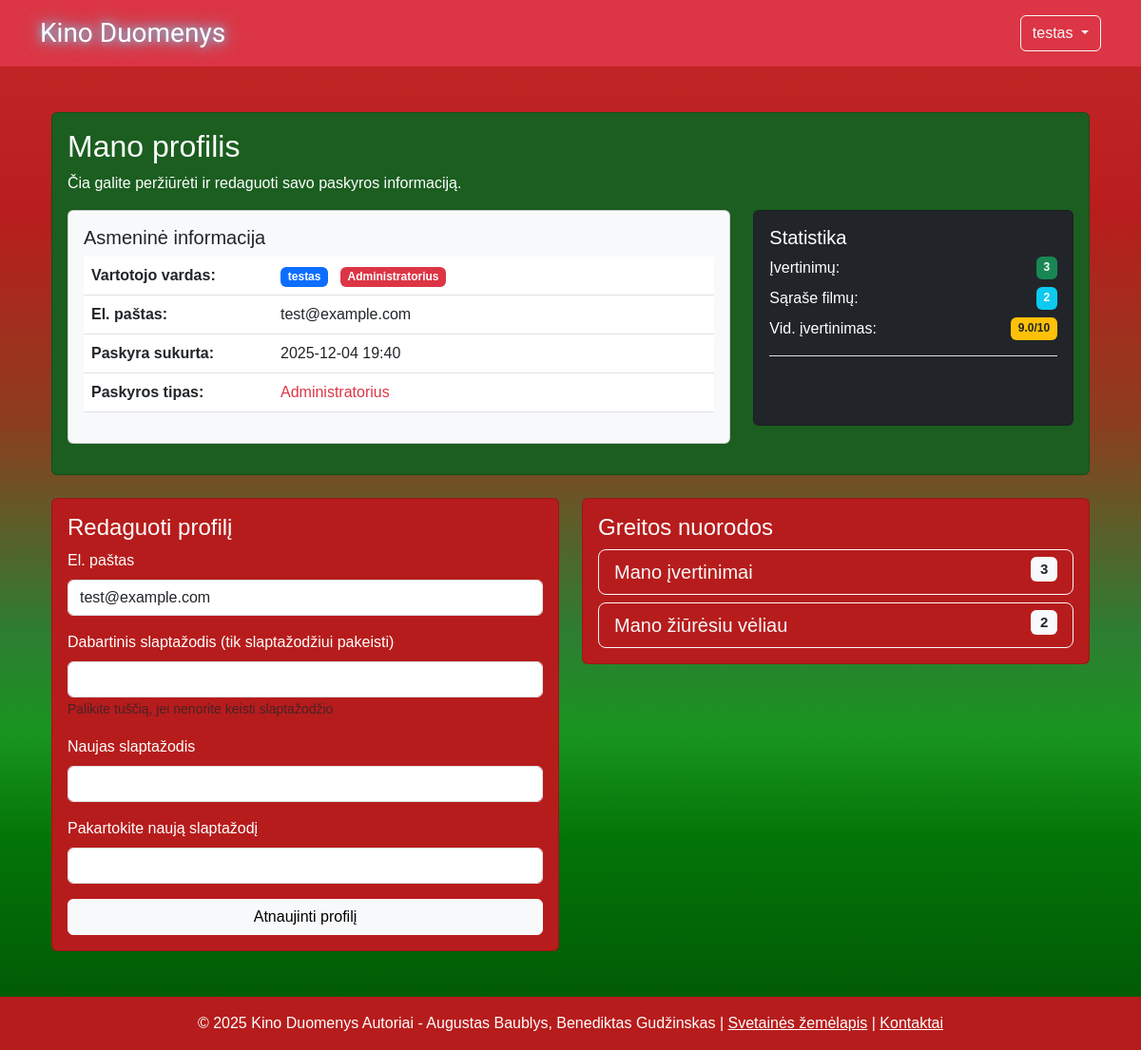
The app's page /profile.php (signed in) with its own data.
### tables this page shows
CREATE TABLE users (
    id INT PRIMARY KEY AUTO_INCREMENT,
    username VARCHAR(50) UNIQUE NOT NULL,
    email VARCHAR(100) UNIQUE NOT NULL,
    password_hash VARCHAR(255) NOT NULL,
    created_at TIMESTAMP DEFAULT CURRENT_TIMESTAMP,
    is_admin BOOLEAN DEFAULT FALSE
);

### includes/config.php (called while the page is built, shortened)
<?php
function getDBConnection() {
    $conn = new mysqli(DB_HOST, DB_USER, DB_PASS, DB_NAME);
    $conn->set_charset("utf8");
    return $conn;
}
?>

### php/Database.php (called while the page is built, shortened)
<?php
class Database {
    private $conn;
    public function __construct() {
        require_once 'includes/config.php';
        $this->conn = getDBConnection();
    }
    public function query($sql, $params = []) {
        $stmt = $this->conn->prepare($sql);
        if (!empty($params)) {
            $types = '';
            foreach ($params as $param) {
                if (is_int($param)) {
                    $types .= 'i';
                } elseif (is_float($param)) {
                    $types .= 'd';
                } elseif (is_string($param)) {
                    $types .= 's';
                } else {
                    $types .= 's';
                }
            }
            $stmt->bind_param($types, ...$params);
        }
        if ($stmt->execute()) {
            return $stmt;
        } else {
            error_log("Execute error: " . $stmt->error);
            return false;
        }
    }
    public function fetchOne($sql, $params = []) {
        $stmt = $this->query($sql, $params);
        $result = $stmt->get_result();
        return $result->fetch_assoc();
    }
}
?>

### profile.php (the view, shortened to what this page needs)
<?php
require_once 'includes/config.php';
require_once 'php/Database.php';
$db = new Database();
$user_id = $_SESSION['user_id'];
$user = $db->fetchOne("SELECT * FROM users WHERE id = ?", [$user_id]);
$user_stats = $db->fetchOne("
    SELECT
        COUNT(DISTINCT r.id) as total_reviews,
        COUNT(DISTINCT w.id) as total_watchlist,
        AVG(r.rating) as avg_rating,
        MIN(r.created_at) as first_review,
        MAX(r.created_at) as last_review
    FROM users u
    LEFT JOIN reviews r ON u.id = r.user_id
    LEFT JOIN watchlist w ON u.id = w.user_id
    WHERE u.id = ?
    GROUP BY u.id
", [$user_id]);
include 'includes/header.php';
?>
<main class="container mt-4">
    <div class="card card-green mb-4">
        <div class="card-body">
            <h2 class="card-title">Mano profilis</h2>
            <p class="card-text">Čia galite peržiūrėti ir redaguoti savo paskyros informaciją.</p>
            <div class="row mt-3">
                <div class="col-md-8">
                    <div class="card bg-light text-dark mb-3">
                        <div class="card-body">
                            <h5 class="card-title">Asmeninė informacija</h5>
                            <table class="table">
                                <tr>
                                    <th width="30%">Vartotojo vardas:</th>
                                    <td>
                                        <span class="badge bg-primary"><?php echo htmlspecialchars($user['username']); ?></span>
                                        <?php if ($user['is_admin']): ?>
                                            <span class="badge bg-danger ms-2">Administratorius</span>
                                        <?php endif; ?>
                                    </td>
                                </tr>
                                <tr>
                                    <th>El. paštas:</th>
                                    <td><?php echo htmlspecialchars($user['email']); ?></td>
                                </tr>
                                <tr>
                                    <th>Paskyra sukurta:</th>
                                    <td><?php echo date('Y-m-d H:i', strtotime($user['created_at'])); ?></td>
                                </tr>
                                <tr>
                                    <th>Paskyros tipas:</th>
                                    <td>
                                        <?php if ($user['is_admin']): ?>
                                            <span class="text-danger">Administratorius</span>
                                        <?php else: ?>
                                            <span class="text-success">Įprastas vartotojas</span>
                                        <?php endif; ?>
                                    </td>
                                </tr>
                            </table>
                        </div>
                    </div>
                </div>
                <div class="col-md-4">
                    <div class="card bg-dark text-white">
                        <div class="card-body">
                            <h5 class="card-title">Statistika</h5>
                            <?php if ($user_stats): ?>
                                <div class="d-flex justify-content-between mb-2">
                                    <span>Įvertinimų:</span>
                                    <span class="badge bg-success"><?php echo $user_stats['total_reviews']; ?></span>
                                </div>
                                <div class="d-flex justify-content-between mb-2">
                                    <span>Sąraše filmų:</span>
                                    <span class="badge bg-info"><?php echo $user_stats['total_watchlist']; ?></span>
                                </div>
                                <?php if ($user_stats['avg_rating']): ?>
                                    <div class="d-flex justify-content-between mb-2">
                                        <span>Vid. įvertinimas:</span>
                                        <span class="badge bg-warning text-dark"><?php echo number_format($user_stats['avg_rating'], 1); ?>/10</span>
                                    </div>
                                <?php endif; ?>
                                <?php if ($user_stats['first_review']): ?>
                                    <div class="mt-3 pt-2 border-top">
                                        <small class="text-muted">
                                            Pirmas įvertinimas:<br>
                                        </small>
                                    </div>
                                <?php endif; ?>
                            <?php endif; ?>
                        </div>
                    </div>
                </div>
            </div>
        </div>
    </div>
    <div class="row">
        <div class="col-md-6 mb-4">
            <div class="card card-red">
                <div class="card-body">
                    <h4 class="card-title">Redaguoti profilį</h4>
                    <form method="POST" action="">
                        <div class="mb-3">
                            <label class="form-label">El. paštas</label>
                            <input type="email" name="email" class="form-control"
                                   value="<?php echo htmlspecialchars($user['email']); ?>" required>
                        </div>
                        <div class="mb-3">
                            <label class="form-label">Dabartinis slaptažodis (tik slaptažodžiui pakeisti)</label>
                            <input type="password" name="current_password" class="form-control">
                            <small class="text-muted">Palikite tuščią, jei nenorite keisti slaptažodžio</small>
                        </div>
                        <div class="mb-3">
                            <label class="form-label">Naujas slaptažodis</label>
                            <input type="password" name="new_password" class="form-control">
                        </div>
                        <div class="mb-3">
                            <label class="form-label">Pakartokite naują slaptažodį</label>
                            <input type="password" name="confirm_password" class="form-control">
                        </div>
                        <button type="submit" name="update_profile" class="btn btn-light w-100">
                            Atnaujinti profilį
                        </button>
                    </form>
                </div>
            </div>
        </div>
        <div class="col-md-6 mb-4">
            <div class="card card-red">
                <div class="card-body">
                    <h4 class="card-title">Greitos nuorodos</h4>
                    <div class="d-grid gap-2">
                        <a href="myreviews.php" class="btn btn-outline-light btn-lg text-start">
                            Mano įvertinimai
                            <span class="badge bg-light text-dark float-end">
                                <?php echo $user_stats['total_reviews'] ?? '0'; ?>
                            </span>
                        </a>
                        <a href="watchlist.php" class="btn btn-outline-light btn-lg text-start">
                            Mano žiūrėsiu vėliau
                            <span class="badge bg-light text-dark float-end">
                                <?php echo $user_stats['total_watchlist'] ?? '0'; ?>
                            </span>
                        </a>
                </div>
            </div>
        </div>
    </div>
</main>
<?php
include 'includes/footer.php';
?>

### assets/css/Styles.css (style rules this page uses)
Html, body { margin: 0; padding: 0; height: 100%; }
Body { display: flex; flex-direction: column; background: linear-gradient( to bottom, #c62828 0%, #b91d1d 20%, #8d3d1f 40%, #2e7d32 60%, #19951f 70%, #037407 80%, #015304 100% ); font-family: Arial, sans-serif; }
Main { flex: 1; }
.card-green { background-color: #1b5e20 !important; color: white !important; }
.card-red { background-color: #b71c1c !important; color: white !important; }

### records on screen
users: username "testas", email "test@example.com", created_at "2025-12-04 19:40"

### other values on screen
$_SESSION['username'] "testas"
$user_stats['total_reviews'] "3"
$user_stats['total_watchlist'] "2"
$user_stats['avg_rating'] "9.0"
